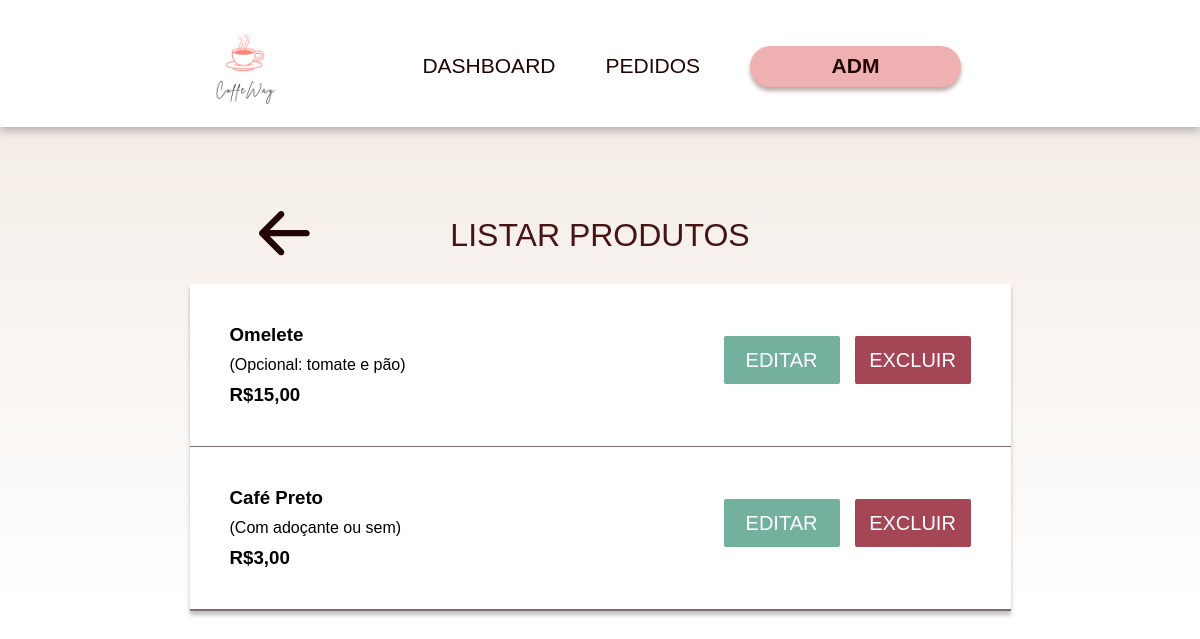
The page /listarProduto.php on the database its author committed.
### tables this page shows
CREATE TABLE `produto` (
  `id` int(11) NOT NULL,
  `nome` varchar(200) NOT NULL,
  `descricao` varchar(255) DEFAULT NULL,
  `preco` decimal(10,2) NOT NULL,
  `imagem_url` varchar(255) NOT NULL,
  `tipo` char(90) NOT NULL
);

### listarProduto.php (the view, shortened to what this page needs)
<?php
include_once('config/conexao.php');
$sql = "SELECT id, nome, descricao, preco FROM produto";
$result = mysqli_query($conexao, $sql);
?>
<!DOCTYPE html>
<html lang="pt-br">
<head>
    <link rel="stylesheet" href="assets/css/styleAdm.css">
</head>
<body>
    <header>
        <div class="container header">
            <div class="logo">
                <a href=""><img class="logo" src="assets/images/logo.png" /></a>
            </div>
            <div class="menu">
                <nav>
                    <ul>
                        <li><a href="index.php">DASHBOARD</a></li>
                        <li><a href="#sobreNos">PEDIDOS</a></li>
                        <li>
                            <a href="cliente.php">
                                <div class="admLogado"><?php echo $_SESSION['user_name']; ?><strong>ADM</strong></div>
                            </a>
                        </li>
                    </ul>
                </nav>
            </div>
    </header>
    <section class="areaEstilizada">
        <div class="menuAdmArea">
            <div class="tituloTopoArea">
                <div class="textoTopo">
                    <a class="setaVoltar" href="dashboard.php">
                    </a>
                    <p class="tituloCadastro">LISTAR PRODUTOS</p>
                </div>
            </div>
            <section class="listarProdutoArea">
                <div class="listarProdutoCaixa">
                    <?php
                    while ($row = mysqli_fetch_assoc($result)) {
                        $idProduto = $row['id'];
                        $nome = $row['nome'];
                        $descricao = $row['descricao'];
                        $preco = $row['preco'];
                    ?>
                        <div class="listarProdutoCaixas">
                            <div class="listarProdutoDesc">
                                <h3><?php echo $nome; ?></h3>
                                <p><?php echo $descricao; ?></p>
                                <h3>R$<?php echo number_format($preco, 2, ',', '.'); ?></h3>
                            </div>
                            <div class="listarProdutoBotoes">
                                <form action="admEditarProduto.php?idProduto=<?php echo $idProduto; ?>" method="get">
                                    <input class="listarProdutoEditar" name="EditarProduto" type="submit" value="EDITAR">
                                </form>
                                <form action="produtos/excluirProduto.php?idProduto=<?php echo $idProduto; ?>" method="get">
                                    <input class="listarProdutoExcluir" name="ExcluirProduto" type="submit" value="EXCLUIR">
                                </form>
                            </div>
                        </div>
                    <?php
                    }
                    ?>
                </div>
            </section>
        </div>
    </section>
</body>
</html>

### assets/css/styleAdm.css (style rules this page uses)
* { padding: 0; margin: 0; box-sizing: border-box; }
body { font-family: 'Jost', sans-serif; }
header { display: flex; justify-content: center; padding-top: 10px; padding-bottom: 5px; background-color: #fff; filter: drop-shadow(0px 4px 4px rgba(0, 0, 0, 0.25)); }
header .logo { width: 112px; }
.container { display: flex; justify-content: space-between; width: 822px; }
.logo { display: flex; align-items: center; }
.menu { display: flex; align-items: center; }
.menu nav { display: flex; }
.menu ul { width: 100%; display: flex; align-items: center; justify-content: space-between; list-style: none; }
.menu ul li { margin-left: 50px; }
.menu ul li a { text-decoration: none; color: #220404; font-size: 21px; }
.admLogado { display: flex; align-items: center; justify-content: center; gap: 10px ; width: 211px; height: 41px; border-radius: 50px; background: #EEB0B0; box-shadow: 0px 4px 4px 0px #BAADA8; }
.areaEstilizada { background-image: linear-gradient(180deg, #F4EDE7 2.29%, rgba(244, 237, 231, 0) 100%); }
.menuAdmArea { width: 100%; display: flex; flex-direction: column; align-items: center; }
.tituloTopoArea { width: 683px; position: relative; display: flex; align-items: center; justify-content: center; }
.textoTopo { margin-top: 90px; display: flex; align-items: center; }
.tituloCadastro { color: #471414; font-size: 32px; font-weight: 500; }
.setaVoltar { position: absolute; left: 0; }
section input { margin-bottom: 10px; padding: 5px; width: 100%; height: 37px; border-radius: 50px; border: none; }
.listarProdutoArea { display: flex; flex-direction: column; align-items: center; justify-content: center; width: 100%; }
.listarProdutoCaixa { display: flex; flex-direction: column; margin-top: 30px; background-color: #fff; width: 821px; border-bottom: 1px solid #7E6E6E; background: #FFF; box-shadow: 0px 4px 4px 0px rgba(0, 0, 0, 0.25); }
.listarProdutoCaixas { padding: 40px; display: flex; justify-content: space-between; align-items: center; background-color: #fff; width: 100%; border-bottom: 1px solid #7E6E6E; background: #FFF; }
.listarProdutoDesc { max-width: 350px; display: flex; flex-direction: column; gap: 10px; }
.listarProdutoBotoes { display: flex; gap: 15px; }
.listarProdutoEditar { display: flex; align-items: center; justify-content: center; font-size: 20px; width: 116px; height: 48px; color: #fff; border-radius: 2px; background: #73B09E; }
.listarProdutoExcluir { display: flex; align-items: center; justify-content: center; font-size: 20px; width: 116px; height: 48px; color: #fff; border-radius: 2px; background: #A54657; border: none; }

### rows shown on the page
produto: nome "Omelete", descricao "(Opcional: tomate e pão)", preco "15,00"
produto: nome "Café Preto", descricao "(Com adoçante ou sem)", preco "3,00"
